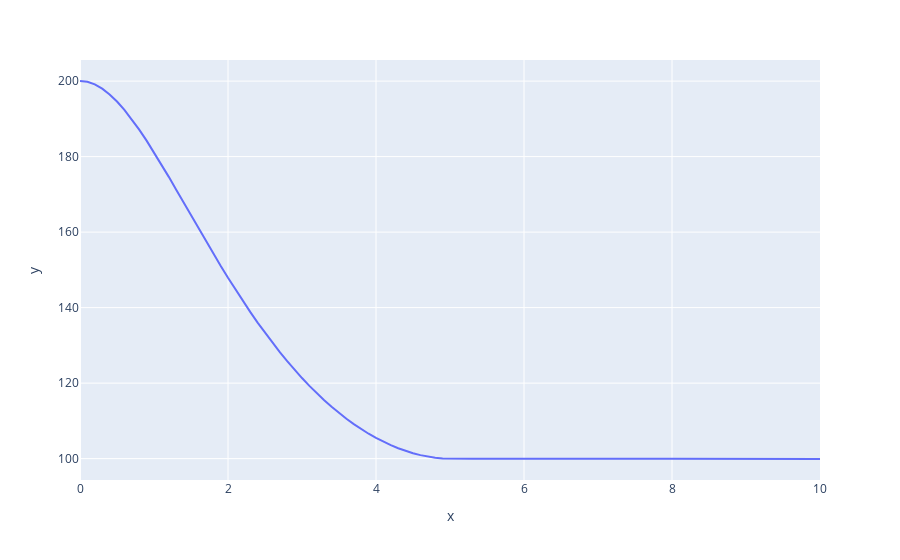

Write notebook code for a chart like this one.
### Code cell
px.line(x=times1, y=np.var(x1,axis=0))
